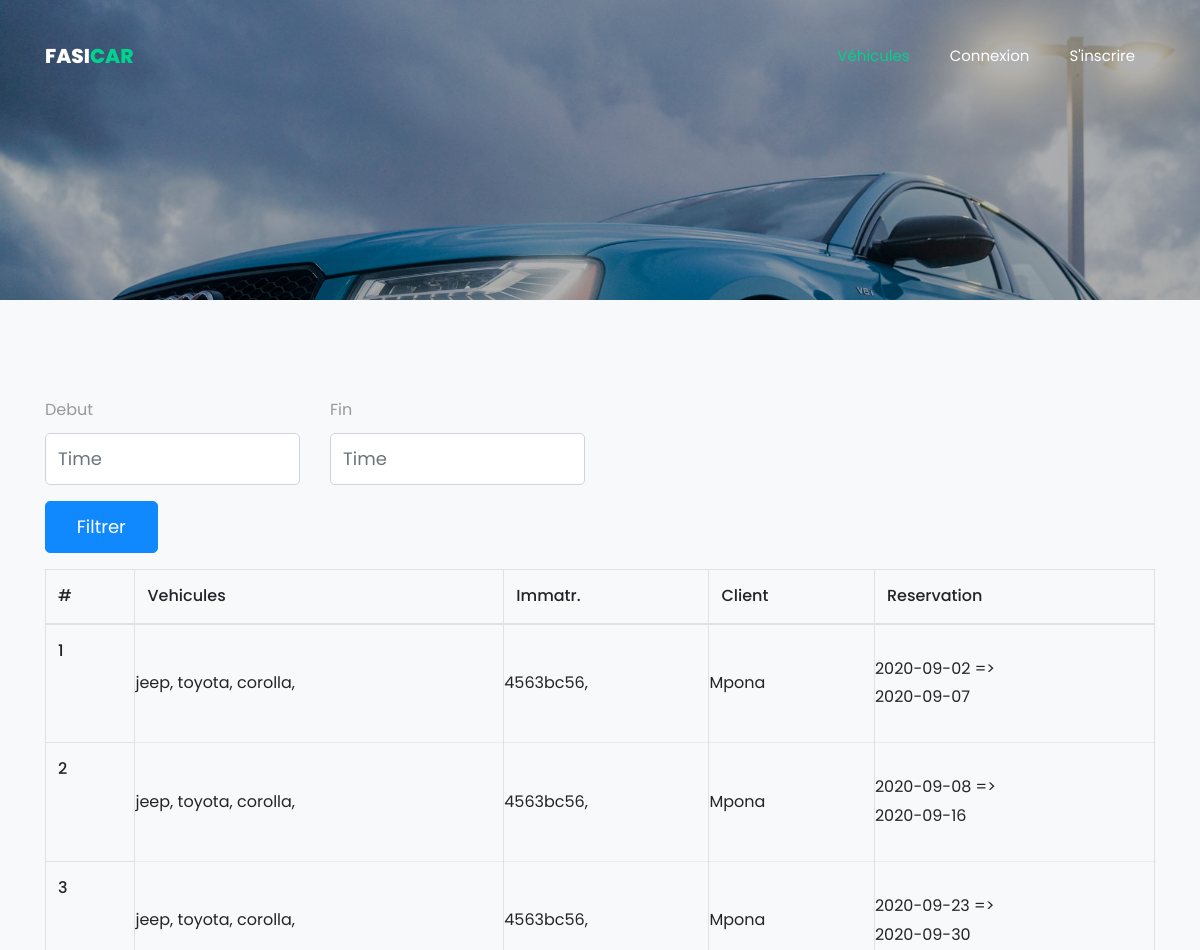
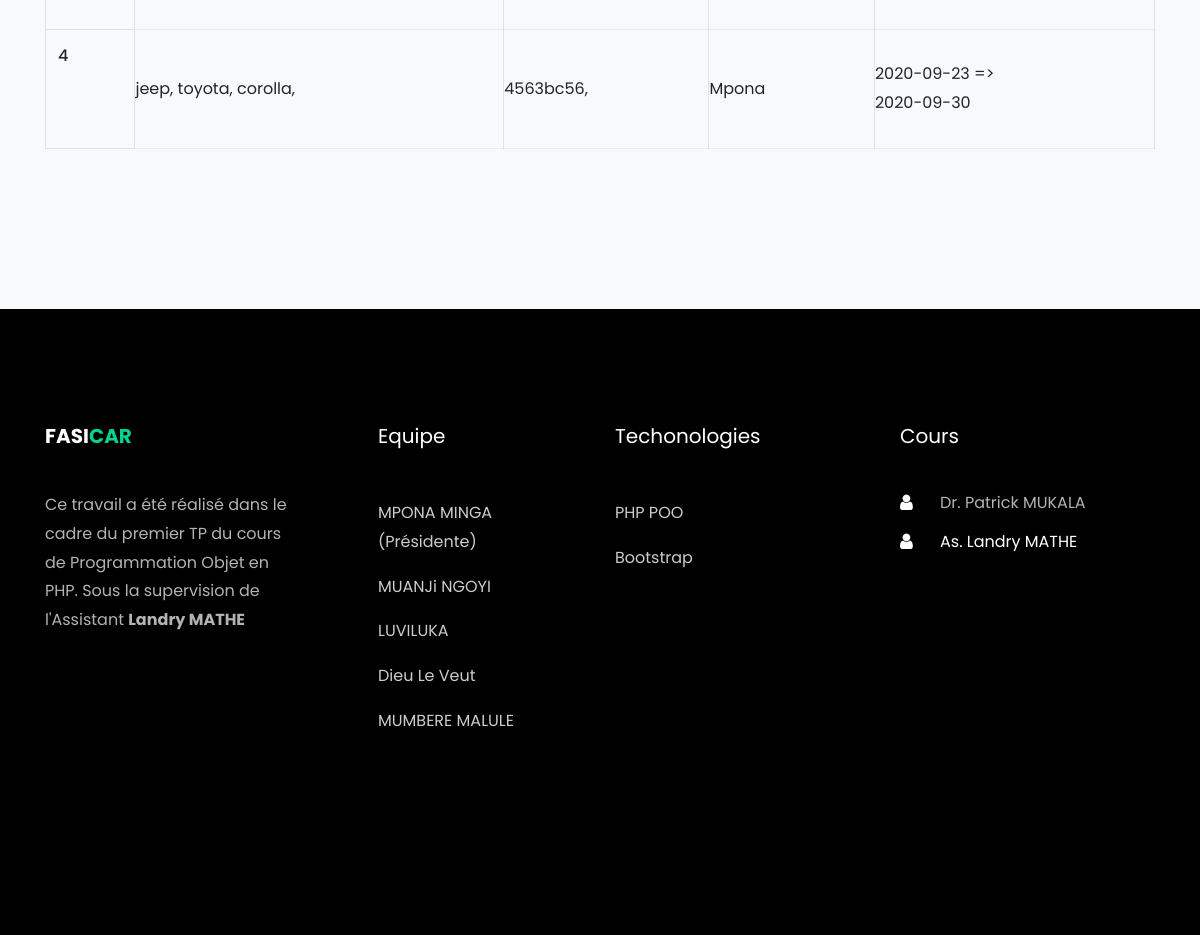
Page /car.locations.php on the committed database (2 pictures, top to bottom).
### tables this page shows
CREATE TABLE IF NOT EXISTS `t_locations` (
  `id` int(11) NOT NULL AUTO_INCREMENT,
  `client` int(11) NOT NULL DEFAULT '0',
  `voiture` int(11) NOT NULL,
  `debut` date NOT NULL,
  `fin` date NOT NULL,
  `etat` int(11) NOT NULL DEFAULT '0',
  PRIMARY KEY (`id`),
  KEY `FK_voiture_location` (`voiture`),
  KEY `FK_client_location` (`client`)
);

CREATE TABLE IF NOT EXISTS `t_voitures` (
  `id` int(11) NOT NULL AUTO_INCREMENT,
  `categorie` varchar(50) NOT NULL,
  `marque` varchar(50) NOT NULL,
  `model` varchar(50) NOT NULL,
  `image` longblob,
  `imatriculation` varchar(50) NOT NULL,
  `tarif` double NOT NULL,
  `disponibilite` int(11) NOT NULL,
  `etat` int(11) NOT NULL,
  PRIMARY KEY (`id`)
);

CREATE TABLE IF NOT EXISTS `t_clients` (
  `id` int(11) NOT NULL AUTO_INCREMENT,
  `nom` varchar(50) NOT NULL,
  `postnom` varchar(50) DEFAULT NULL,
  `prenom` varchar(50) NOT NULL,
  `telephone` varchar(50) NOT NULL,
  `email` varchar(50) NOT NULL,
  `pseudo` varchar(50) NOT NULL,
  `password` varchar(50) NOT NULL,
  `type_piece_identite` varchar(50) NOT NULL,
  `num_piece` varchar(50) NOT NULL,
  `adresse` varchar(50) NOT NULL,
  `etat` int(11) NOT NULL,
  PRIMARY KEY (`id`)
);

### src/Database/Database.php (called while the page is built, shortened)
<?php
class Database
{
    private $pdo;
    private function getPDO()
    {
        if($this->pdo === null){
            $pdo = new PDO(
                "mysql:dbname=location_vehicules;host=localhost" ,
                "root",
                "",
                array(PDO::MYSQL_ATTR_INIT_COMMAND => 'SET NAMES utf8',
                PDO::ATTR_ERRMODE => PDO::ERRMODE_WARNING)
            );
            $this->pdo = $pdo;
        }
        return $this->pdo;
    }
    public function query($requete)
    {
        $pdo = $this->getPDO();
        $res = $pdo->query($requete);
        $res->setFetchMode(PDO::FETCH_OBJ);
        $data = $res->fetchAll();
        return $data;
    }
}

### src/Classes/Location.php (called while the page is built, shortened)
<?php
class Location
{
    private $db;
    public function __construct()
    {
        $this->db = new Database();
    }
    public function list()
    {
      return $this->db->query("
        SELECT
            l.*,
            c.nom,
            v.categorie,
            v.marque,
            v.model,
            v.imatriculation
        FROM t_locations l
        JOIN t_clients c
            ON l.client = c.id
        JOIN t_voitures v
            ON l.voiture = v.id
      ");
    }
}

### public/car.locations.php (the view, shortened to what this page needs)
<?php
     $location = new Location();
    $locations = $location->list();
    $i = 1;
?>
<?php include('partials/head.php');?>
    <section class="hero-wrap hero-wrap-2 js-fullheight" style="background-image: url('images/bg_1.jpg');" data-stellar-background-ratio="0.5">
      <div class="container">
        <div class="row no-gutters slider-text js-fullheight align-items-end justify-content-start">
          <div class="col-md-9 ftco-animate pb-5">
            <h1 class="mb-3 bread">Connexion</h1>
          </div>
        </div>
      </div>
    </section>
    <section class="ftco-section bg-light">
    	<div class="container">
            <div class="row">
                <div class="col-md-6">
                    <form method="post">
                    <dic class="row">
                        <div class="col-md-6">
                            <div class="form-group">
                                <label for="" class="label">Debut</label>
                                <input type="text" name="debut" class="form-control" id="book_off_date" placeholder="Time">
                            </div>
                        </div>
                         <div class="col-md-6">
                            <div class="form-group">
                                <label for="" class="label">Fin</label>
                                <input type="text" name="fin" class="form-control" id="book_off_date" placeholder="Time">
                            </div>
                        </div>
                        <div class="col-md-3">
                            <div class="form-group">
                                <input type="submit" name="filter" class="form-control btn btn-primary"  value="Filtrer">
                            </div>
                        </div>
                    </dic>
                </form>
                </div>
            </div>
    		<div class="row">
				<div class="col-md-12">
    			    <table class="table table-bordered">
                         <thead>
                            <tr> <th>#</th>
                            <th>Vehicules</th>
                            <th>Immatr.</th>
                            <th>Client</th>
                            <th>Reservation</th>
                            </tr>
                        </thead>
                        <tbody>
                            <?php foreach ($locations as $loc): ?>
                                <tr>
                                    <th scope="row"><?= $i ?></th>
                                    <td>
                                         <?= $loc->categorie?>,
                                        <?= $loc->marque?>,
                                        <?= $loc->model?>,
                                    </td>
                                    <td>
                                        <?= $loc->imatriculation ?>,
                                    </td>
                                    <td> <?= $loc->nom?></td>
                                    <td> <?= $loc->debut.' => <br>'.$loc->fin?></td>
                                </tr>
                                <?php $i++;?>
                            <?php endforeach ?>
                        </tbody>
                    </table>
				</div>
    		</div>
    	</div>
    </section>
<?php include('partials/footer.php');?>

### rows in the picture
t_locations: t_voitures.categorie "jeep", t_voitures.marque "toyota", t_voitures.model "corolla", t_voitures.imatriculation "4563bc56", t_clients.nom "Mpona", debut "2020-09-02", fin "2020-09-07"
t_locations: t_voitures.categorie "jeep", t_voitures.marque "toyota", t_voitures.model "corolla", t_voitures.imatriculation "4563bc56", t_clients.nom "Mpona", debut "2020-09-08", fin "2020-09-16"
t_locations: t_voitures.categorie "jeep", t_voitures.marque "toyota", t_voitures.model "corolla", t_voitures.imatriculation "4563bc56", t_clients.nom "Mpona", debut "2020-09-23", fin "2020-09-30"
t_locations: t_voitures.categorie "jeep", t_voitures.marque "toyota", t_voitures.model "corolla", t_voitures.imatriculation "4563bc56", t_clients.nom "Mpona", debut "2020-09-23", fin "2020-09-30"
